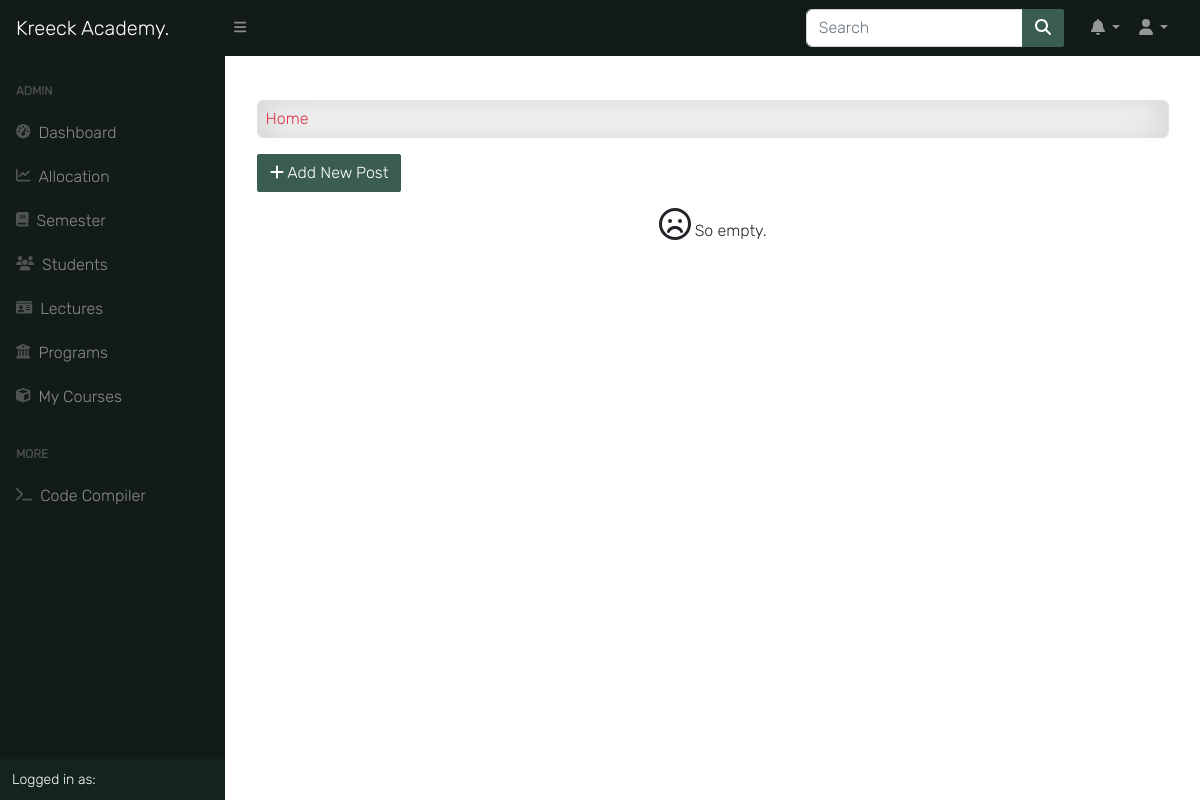
The app's page /dashboard/ (signed in), older data.
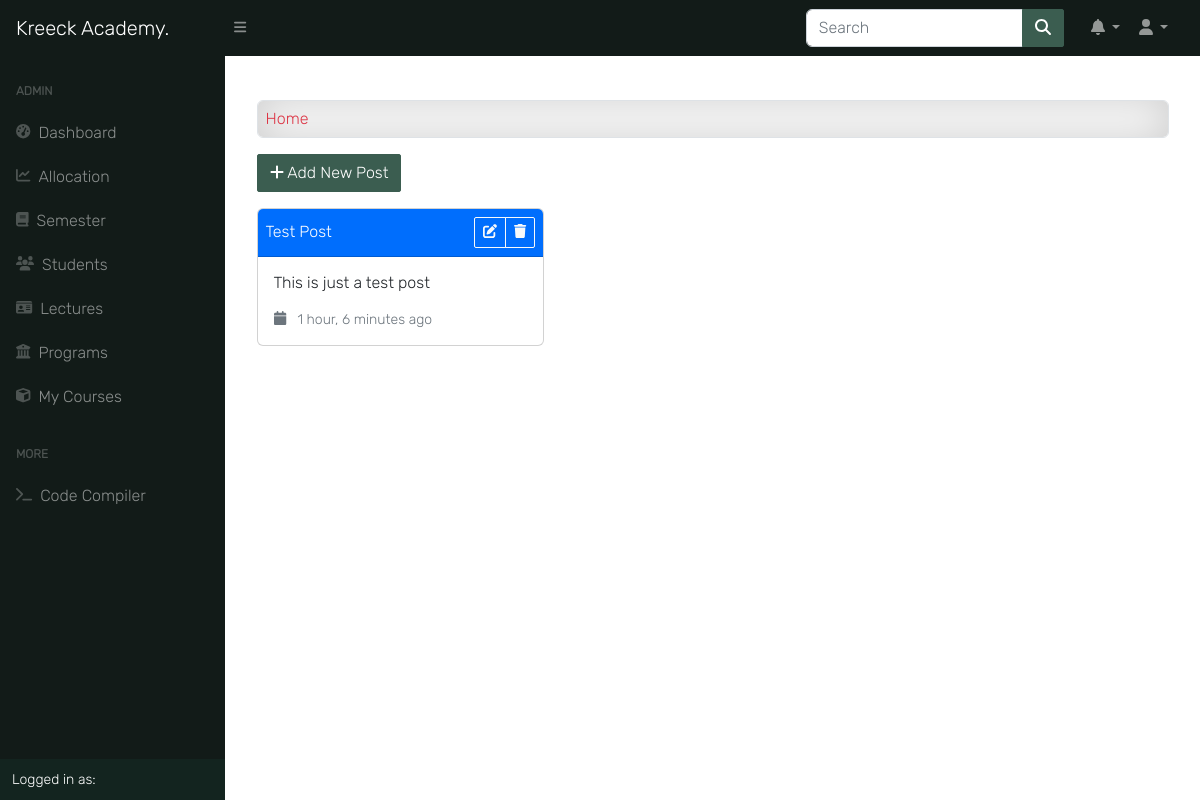
The same page, newer data.
### app/models.py (models this page shows, shortened)
class NewsAndEvents(models.Model):
    title = models.CharField(max_length=200, null=True)
    summary = models.TextField(max_length=200, blank=True, null=True)
    posted_as = models.CharField(choices=POST, max_length=10)
    updated_date = models.DateTimeField(auto_now=True, auto_now_add=False, null=True)
    upload_time = models.DateTimeField(auto_now=False, auto_now_add=True, null=True)
    objects = NewsAndEventsManager()

### app/views.py (the view)
# urls.py: path('dashboard/', home_view, name='home'),
@login_required
def home_view(request):
    items = NewsAndEvents.objects.all().order_by('-updated_date')
    context = {
        'title': "News & Events | Kreeck Academy",
        'items': items,
    }
    return render(request, 'app/index.html', context)

### app/models.py (called while the page is built)
    def get_queryset(self):
        return NewsAndEventsQuerySet(self.model, using=self._db)

    def all(self):
        return self.get_queryset()

### templates/app/index.html (shortened to what this page needs)
{% extends 'base.html' %}
{% block content %}
<div class="container mt-4">
    <div id="input-nav" class="p-2 mb-3 bg-light border rounded">Home</div>
    {% if request.user.is_superuser %}
    <div class="mb-3">
        <a class="btn btn-primary" href="{% url 'add_item' %}">
            <i class="fas fa-plus"></i> Add New Post
        </a>
    </div>
    {% endif %}
    {% if items %}
    <div class="row">
        {% for item in items %}
        <div class="col-md-4 mb-4">
            <div class="card">
                <div class="card-header card-header-ne {% if item.posted_as == 'News' %}bg-primary text-white{% else %}bg-info text-white{% endif %} p-2">
                    <span class="title">{{ item.title|title }}</span>
                    {% if request.user.is_superuser %}
                    <div class="btn-group">
                        <a href="{% url 'edit_post' pk=item.id %}" class="btn btn-sm btn-outline-light">
                            <i class="fa-solid fa-pen-to-square"></i>
                        </a>
                        <a href="{% url 'delete_post' pk=item.id %}" class="btn btn-sm btn-outline-light">
                            <i class="fa-solid fa-trash"></i>
                        </a>
                    </div>
                    {% endif %}
                </div>
                <div class="card-body">
                    <p class="card-text">{{ item.summary }}</p>
                    <p class="card-text">
                        <small class="text-muted">
                            <i class="fa fa-calendar me-2"></i>
                            {{ item.updated_date|timesince }} ago
                        </small>
                    </p>
                </div>
            </div>
        </div>
        {% endfor %}
    </div>
    {% else %}
    <p class="text-center">
        <i class="far fa-frown fa-2x"></i> So empty.
    </p>
    {% endif %}
</div>
{% endblock content %}

Row changes from the older to the newer data that the page shows:
added NewsAndEvents: title "Test Post", summary "This is just a test post", updated_date "1 hour, 6 minutes"
Text that changed along with them:
text no longer shown: "So empty."
